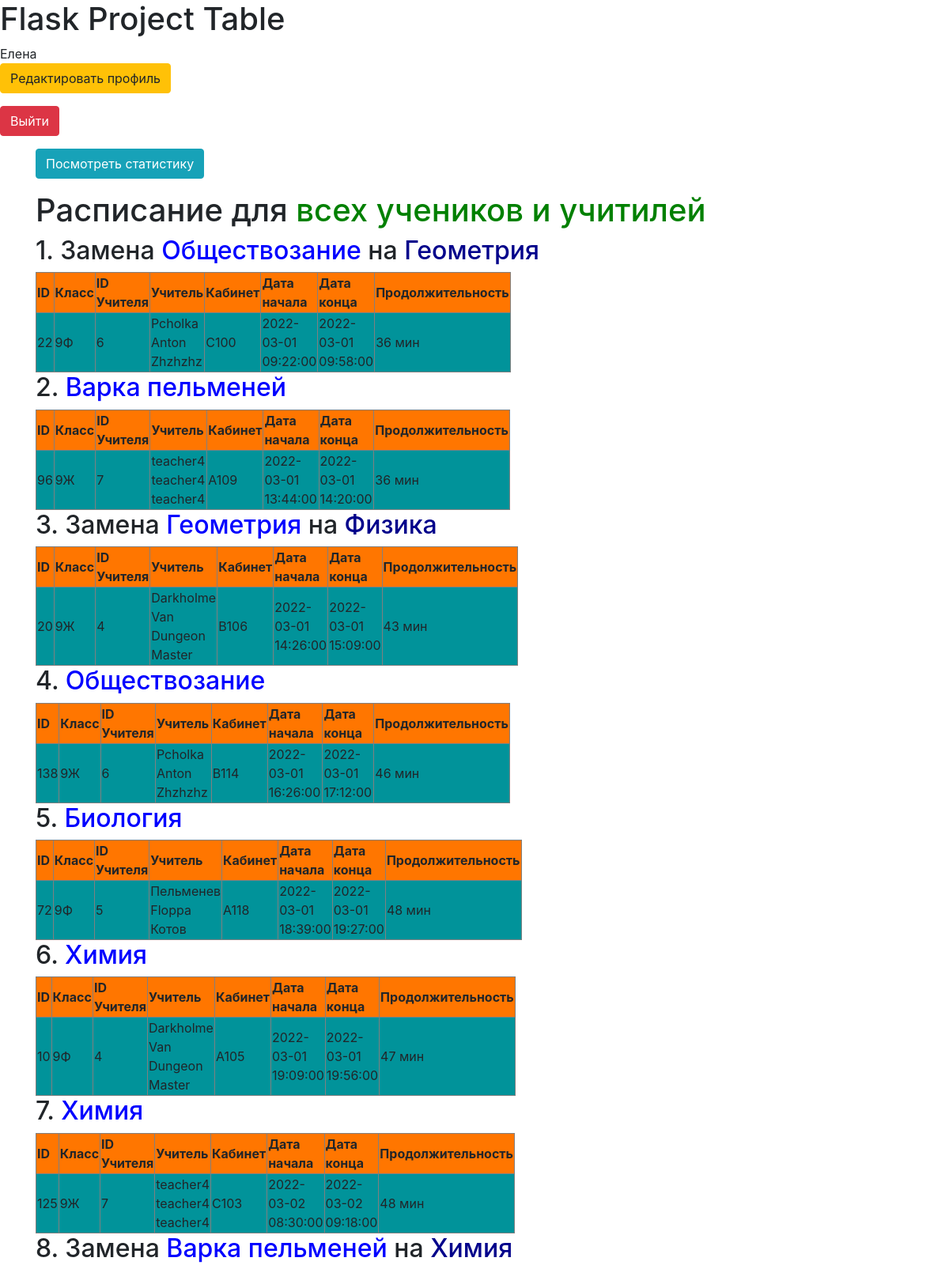
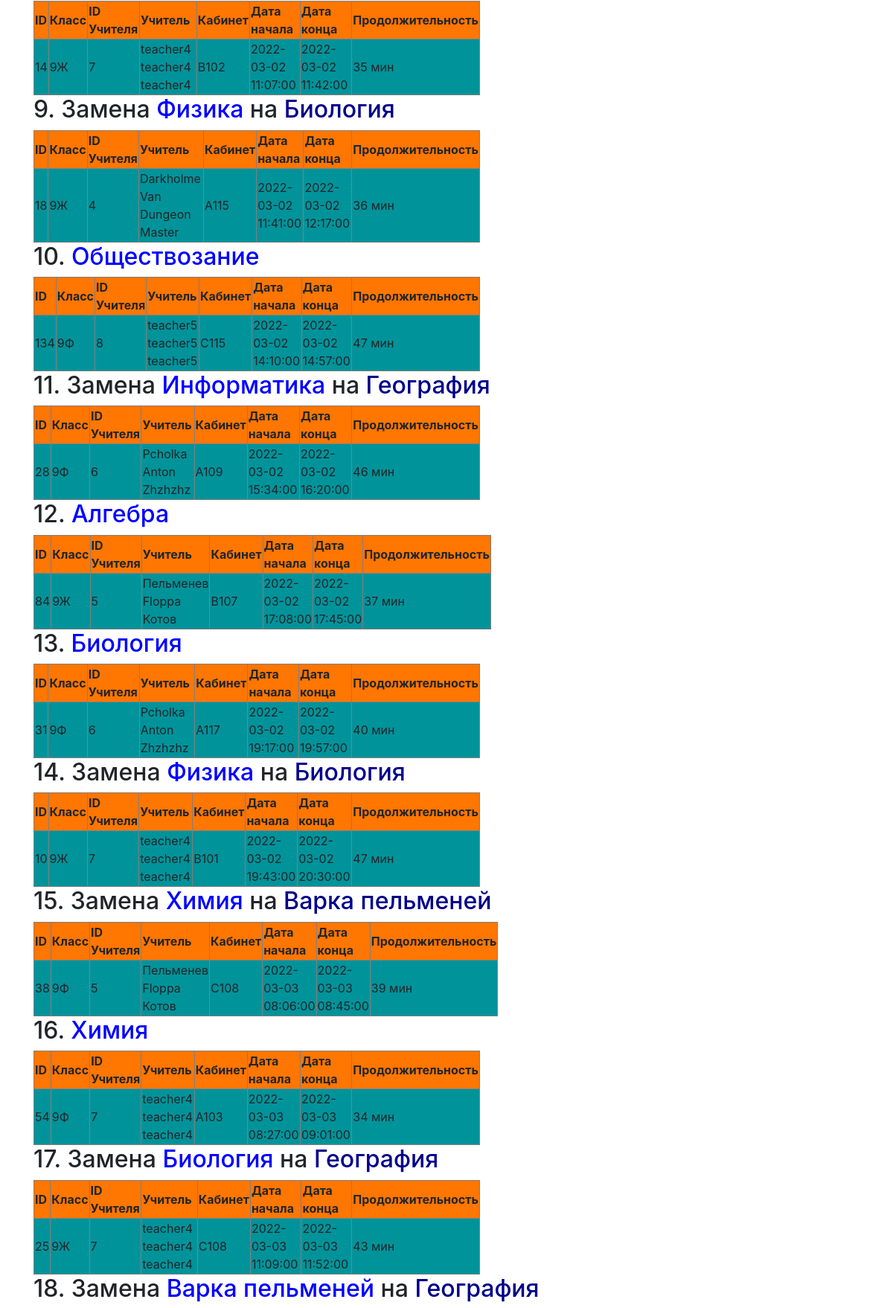
The page / (signed in, upper part) on the database its author committed (2 pictures, top to bottom).
### tables this page shows
CREATE TABLE users (
	id INTEGER NOT NULL, 
	name VARCHAR, 
	surname VARCHAR, 
	patronymic VARCHAR, 
	grade VARCHAR, 
	email VARCHAR, 
	hashed_password VARCHAR, 
	modified_date DATETIME, 
	access_level INTEGER, 
	token VARCHAR, 
	PRIMARY KEY (id), 
	UNIQUE (token)
);

CREATE TABLE lessons (
	id INTEGER NOT NULL, 
	topic VARCHAR, 
	grade VARCHAR, 
	teacher INTEGER, 
	cabinet VARCHAR, 
	start_date DATETIME, 
	end_date DATETIME, 
	PRIMARY KEY (id), 
	FOREIGN KEY(teacher) REFERENCES users (id)
);

CREATE TABLE replacements (
	id INTEGER NOT NULL, 
	lesson INTEGER, 
	topic VARCHAR, 
	grade VARCHAR, 
	teacher INTEGER, 
	cabinet VARCHAR, 
	start_date DATETIME, 
	end_date DATETIME, 
	PRIMARY KEY (id), 
	FOREIGN KEY(lesson) REFERENCES lessons (id), 
	FOREIGN KEY(teacher) REFERENCES users (id)
);

### app.py (the view)
@app.route('/')
def base():
    param = {}
    file = "show_user.html"
    if current_user.is_authenticated:
        db_sess = db_session.create_session()
        user = db_sess.query(User).filter(User.id == current_user.id).first()
        if user.access_level == 1:
            param = param_for_user()
            file = "show_user.html"
        elif user.access_level == 2:
            param = param_for_teacher()
            file = "show_teacher.html"
        elif user.access_level == 3:
            param = param_for_admin()
            file = "show_admin.html"
    return render_template(file, **param)

### app.py (called while the page is built)
def sort_lessons(x):
    db_sess = db_session.create_session()
    rep = db_sess.query(Replacement).filter(Replacement.lesson == x["id"]).first()
    if rep is None:
        return datetime.datetime(year=int(x["start_date"].split()[0].split('-')[0]),
                                 month=int(x["start_date"].split()[0].split('-')[1]),
                                 day=int(x["start_date"].split()[0].split('-')[2]),
                                 hour=int(x["start_date"].split()[1].split(':')[0]),
                                 minute=int(x["start_date"].split()[1].split(':')[1]),
                                 second=int(x["start_date"].split()[1].split(':')[2]))
    return rep.start_date

@login_manager.user_loader
def load_user(user_id):
    db_sess = db_session.create_session()
    return db_sess.query(User).get(user_id)

### data/sqlalchemy/db_session.py (called while the page is built)
def create_session() -> Session:
    global __factory
    return __factory()

### templates/show_admin.html
{% extends "base.html" %}
{% block content %}
    {% if current_user.is_authenticated %}
    <p>
        <a class="btn btn-info" href="/statistic">Посмотреть статистику</a>
    </p>
        <h1>Расписание для <font color="green">{{ grade }}</font></h1>
        {% for lesson in lessons %}
            {% if lesson["id"] in rep %}
                <h2>{{ loop.index }}. Замена <font color="blue">{{ lesson["topic"] }}</font> на
                    <font color="darkblue">{{ rep[lesson["id"]]["topic"] }}</font></h2>
                <table>
                    <tr>
                        <th style="background-color:#FF7600">ID</th>
                        <th style="background-color:#FF7600">Класс</th>
                        <th style="background-color:#FF7600">ID Учителя</th>
                        <th style="background-color:#FF7600">Учитель</th>
                        <th style="background-color:#FF7600">Кабинет</th>
                        <th style="background-color:#FF7600">Дата начала</th>
                        <th style="background-color:#FF7600">Дата конца</th>
                        <th style="background-color:#FF7600">Продолжительность</th>
                    </tr>
                    <tr>
                        <td style="background-color:#01939A">{{ rep[lesson["id"]]["id"] }}</td>
                        <td style="background-color:#01939A">{{ rep[lesson["id"]]["grade"] }}</td>
                        <td style="background-color:#01939A">{{ rep[lesson["id"]]["teacher"] }}</td>
                        <td style="background-color:#01939A">{{ rep[lesson["id"]]["teacher_name"] }}</td>
                        <td style="background-color:#01939A">{{ rep[lesson["id"]]["cabinet"] }}</td>
                        <td style="background-color:#01939A">{{ rep[lesson["id"]]["start_date"] }}</td>
                        <td style="background-color:#01939A">{{ rep[lesson["id"]]["end_date"] }}</td>
                        <td style="background-color:#01939A">{{ rep[lesson["id"]]["duration"] }} мин</td>
                    </tr>
                </table>
            {% else %}
                <h2>{{ loop.index }}. <font color="blue">{{ lesson["topic"] }}</font></h2>
                <table>
                    <tr>
                        <th style="background-color:#FF7600">ID</th>
                        <th style="background-color:#FF7600">Класс</th>
                        <th style="background-color:#FF7600">ID Учителя</th>
                        <th style="background-color:#FF7600">Учитель</th>
                        <th style="background-color:#FF7600">Кабинет</th>
                        <th style="background-color:#FF7600">Дата начала</th>
                        <th style="background-color:#FF7600">Дата конца</th>
                        <th style="background-color:#FF7600">Продолжительность</th>
                    </tr>
                    <tr>
                        <td style="background-color:#01939A">{{ lesson["id"] }}</td>
                        <td style="background-color:#01939A">{{ lesson["grade"] }}</td>
                        <td style="background-color:#01939A">{{ lesson["teacher"] }}</td>
                        <td style="background-color:#01939A">{{ lesson["teacher_name"] }}</td>
                        <td style="background-color:#01939A">{{ lesson["cabinet"] }}</td>
                        <td style="background-color:#01939A">{{ lesson["start_date"] }}</td>
                        <td style="background-color:#01939A">{{ lesson["end_date"] }}</td>
                        <td style="background-color:#01939A">{{ lesson["duration"] }} мин</td>
                    </tr>
                </table>
            {% endif %}
        {% endfor %}
    {% else %}
        <h1>Войдите, чтобы увидить расписание</h1>
    {% endif %}
{% endblock %}

### templates/base.html (shortened to what this page needs)
<!DOCTYPE html>
<html lang="en">
<head>
    <link rel="stylesheet"
          href="https://stackpath.bootstrapcdn.com/bootstrap/4.4.1/css/bootstrap.min.css"
>
    <link rel="stylesheet" type="text/css"
          href="{{ url_for('static', filename='css/style.css') }}"/>
</head>
<body>
<h1>Flask Project Table</h1>
<nav>
    {% if current_user.is_authenticated %}
    {{ current_user.name }}
    <p>
        <a class="btn btn-warning" href="/user_edit/{{ current_user.id }}">Редактировать профиль</a>
    </p>
    <p>
        <a class="btn btn-danger" href="/logout">Выйти</a>
    </p>
    {% else %}
    <p>
        <a class="btn btn-success" href="/token">Войти</a>
    </p>
    {% endif %}
</nav>
<main role="main" class="container">
    {% block content %}{% endblock %}
</main>
</body>
</html>

### static/css/style.css (style rules this page uses)
table { border: 1px solid grey; }
th { border: 1px solid grey; }
td { border: 1px solid grey; }
table { width: 100%; }
table { width: 600px; }

### rows shown on the page
users: name "Елена"
lessons: topic "Обществозание", rep "22", rep "6", rep "Pcholka Anton Zhzhzhz", start_date "2022-03-01 09:22:00", end_date "2022-03-01 09:58:00", rep "36"
replacements: topic "Геометрия", grade "9Ф", cabinet "С100"
lessons: topic "Варка пельменей", id "96", grade "9Ж", teacher "7", teacher_name "teacher4 teacher4 teacher4", cabinet "А109", start_date "2022-03-01 13:44:00", end_date "2022-03-01 14:20:00", duration "36"
lessons: topic "Геометрия", rep "20", rep "4", rep "Darkholme Van Dungeon Master", start_date "2022-03-01 14:26:00", end_date "2022-03-01 15:09:00", rep "43"
replacements: topic "Физика", grade "9Ж", cabinet "B106"
lessons: topic "Обществозание", id "138", grade "9Ж", teacher "6", teacher_name "Pcholka Anton Zhzhzhz", cabinet "B114", start_date "2022-03-01 16:26:00", end_date "2022-03-01 17:12:00", duration "46"
lessons: topic "Биология", id "72", grade "9Ф", teacher "5", teacher_name "Пельменев Floppa Котов", cabinet "А118", start_date "2022-03-01 18:39:00", end_date "2022-03-01 19:27:00", duration "48"
lessons: topic "Химия", id "10", grade "9Ф", teacher "4", teacher_name "Darkholme Van Dungeon Master", cabinet "А105", start_date "2022-03-01 19:09:00", end_date "2022-03-01 19:56:00", duration "47"
lessons: topic "Химия", id "125", grade "9Ж", teacher "7", teacher_name "teacher4 teacher4 teacher4", cabinet "С103", start_date "2022-03-02 08:30:00", end_date "2022-03-02 09:18:00", duration "48"
lessons: topic "Варка пельменей", rep "14", rep "7", rep "teacher4 teacher4 teacher4", start_date "2022-03-02 11:07:00", end_date "2022-03-02 11:42:00", rep "35"
replacements: topic "Химия", grade "9Ж", cabinet "B102"
lessons: topic "Физика", rep "18", rep "4", rep "Darkholme Van Dungeon Master", start_date "2022-03-02 11:41:00", end_date "2022-03-02 12:17:00", rep "36"
replacements: topic "Биология", grade "9Ж", cabinet "А115"
lessons: topic "Обществозание", id "134", grade "9Ф", teacher "8", teacher_name "teacher5 teacher5 teacher5", cabinet "С115", start_date "2022-03-02 14:10:00", end_date "2022-03-02 14:57:00", duration "47"
lessons: topic "Информатика", rep "28", rep "6", rep "Pcholka Anton Zhzhzhz", start_date "2022-03-02 15:34:00", end_date "2022-03-02 16:20:00", rep "46"
replacements: topic "География", grade "9Ф", cabinet "А109"
lessons: topic "Алгебра", id "84", grade "9Ж", teacher "5", teacher_name "Пельменев Floppa Котов", cabinet "B107", start_date "2022-03-02 17:08:00", end_date "2022-03-02 17:45:00", duration "37"
lessons: topic "Биология", id "31", grade "9Ф", teacher "6", teacher_name "Pcholka Anton Zhzhzhz", cabinet "А117", start_date "2022-03-02 19:17:00", end_date "2022-03-02 19:57:00", duration "40"
lessons: topic "Физика", rep "10", rep "7", rep "teacher4 teacher4 teacher4", start_date "2022-03-02 19:43:00", end_date "2022-03-02 20:30:00", rep "47"
replacements: topic "Биология", grade "9Ж", cabinet "B101"
lessons: topic "Химия", rep "38", rep "5", rep "Пельменев Floppa Котов", start_date "2022-03-03 08:06:00", end_date "2022-03-03 08:45:00", rep "39"
replacements: topic "Варка пельменей", grade "9Ф", cabinet "С108"
lessons: topic "Химия", id "54", grade "9Ф", teacher "7", teacher_name "teacher4 teacher4 teacher4", cabinet "А103", start_date "2022-03-03 08:27:00", end_date "2022-03-03 09:01:00", duration "34"
lessons: topic "Биология", rep "25", rep "7", rep "teacher4 teacher4 teacher4", start_date "2022-03-03 11:09:00", end_date "2022-03-03 11:52:00", rep "43"
replacements: topic "География", grade "9Ж", cabinet "С108"
lessons: topic "Варка пельменей"
replacements: topic "География"

### other values the page prints
{{ grade }} "всех учеников и учитилей"
